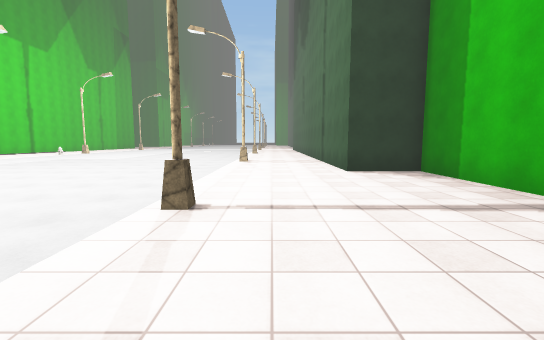
View 1 (above)

24 first-person views from a walk through a scene from a Unity 3-D project. The camera is 1.5 m above the floor, tilts 6° down and sees 90° across. The floor is counted in squares, 2 m on a side. Each view is taken from the middle of a square. On the plan, view 1 faces up. The plan holds only what a view shows up to about 10 squares ahead; the rest is blank. The place goes on beyond the plan. The player is left out. Some surface patterns are stand-ins.

View 2
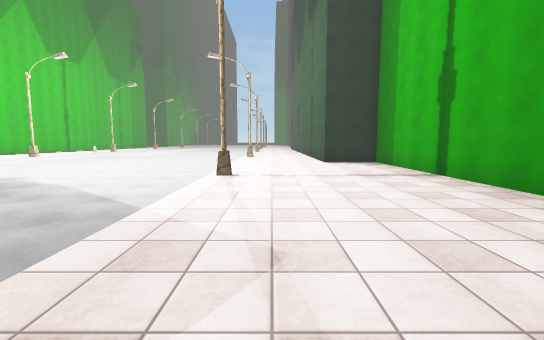

View 3
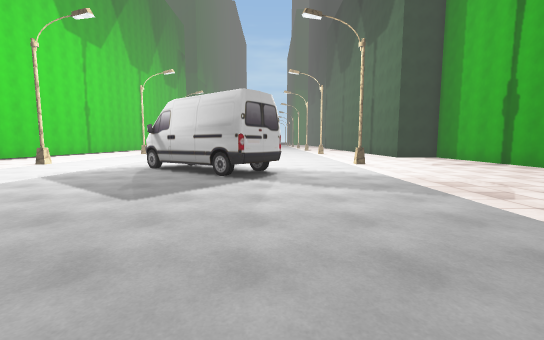

View 4
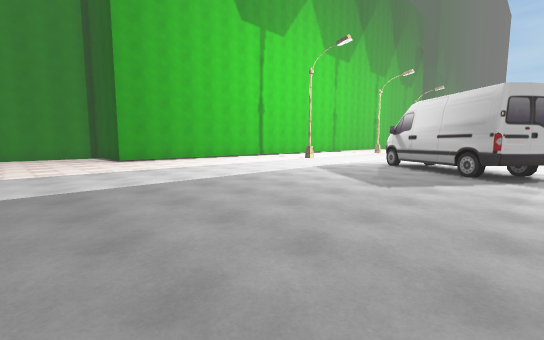

View 5
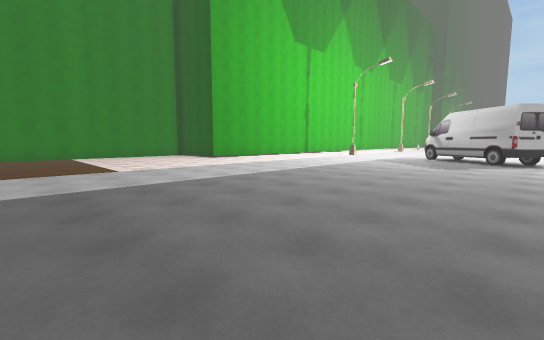

View 6
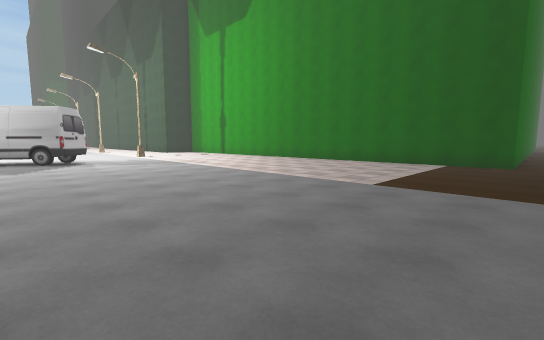

View 7
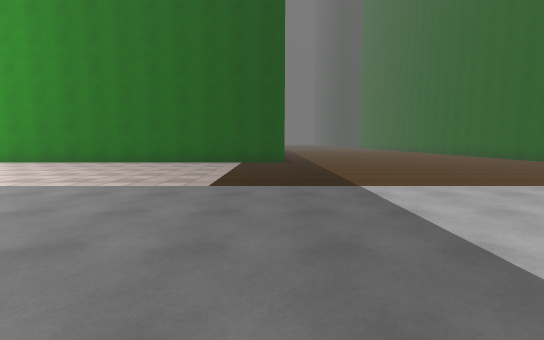

View 8
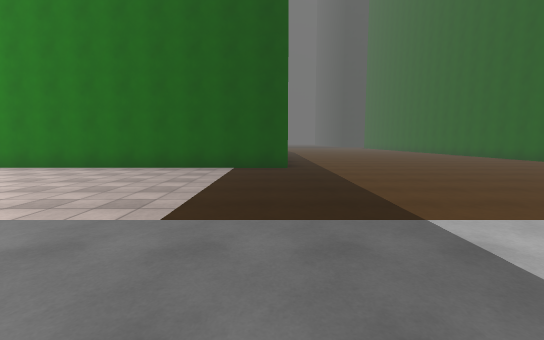

View 9
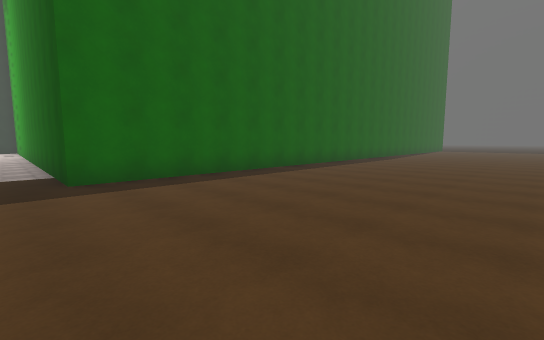

View 10
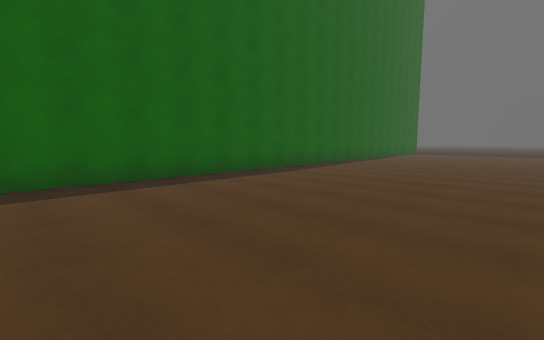

View 11
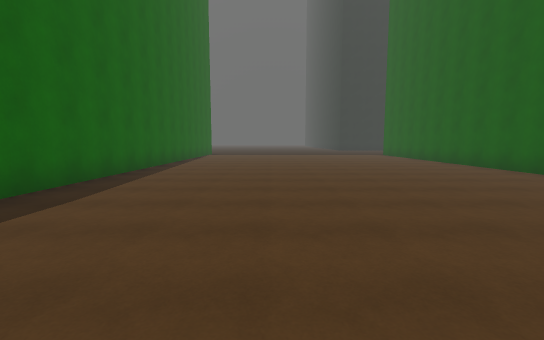

View 12
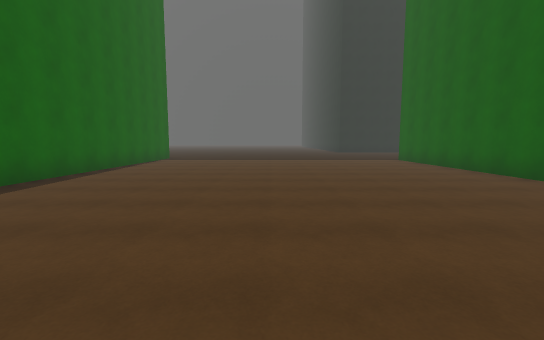

View 13
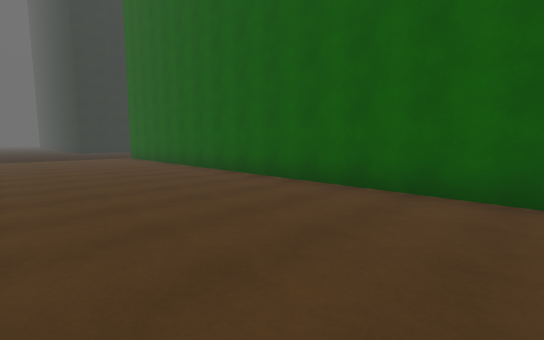

View 14
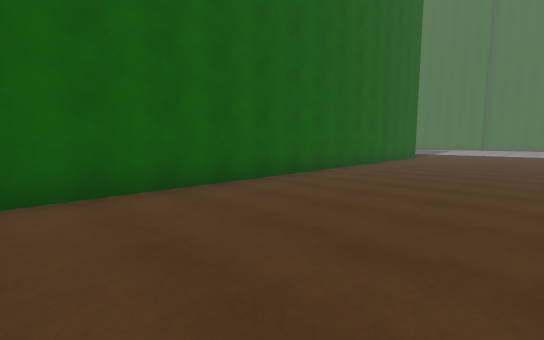

View 15
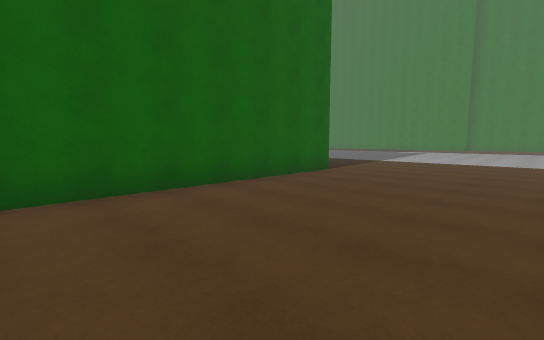

View 16
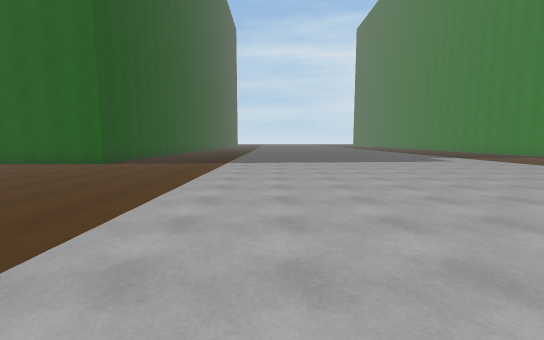

View 17
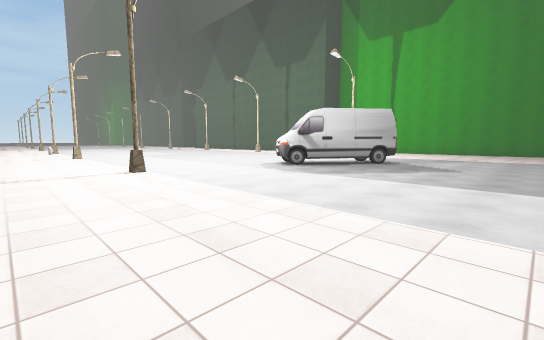

View 18
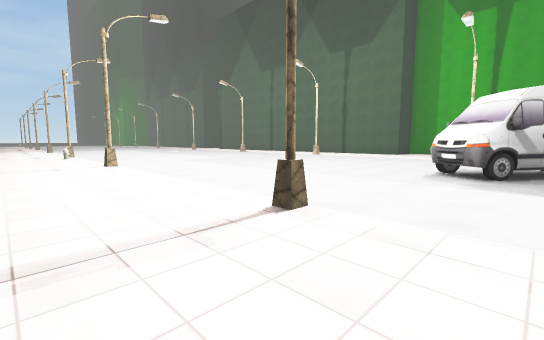

View 19
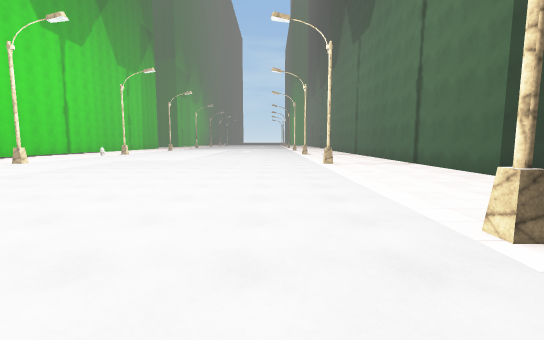

View 20
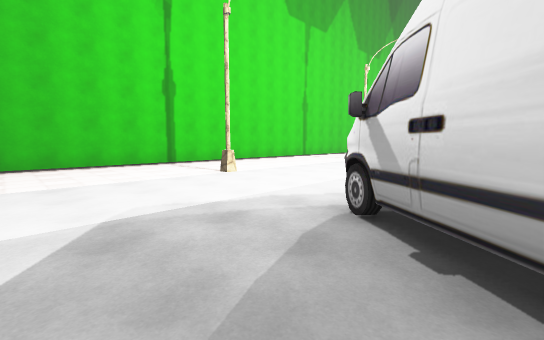

View 21
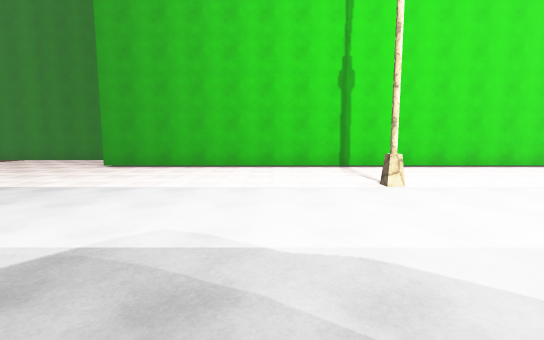

View 22
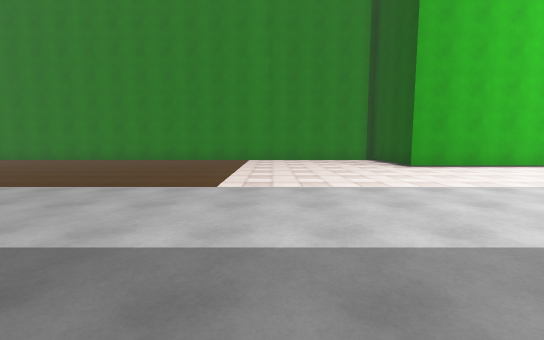

View 23
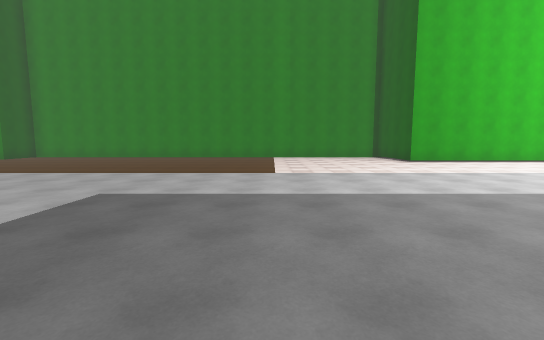

View 24
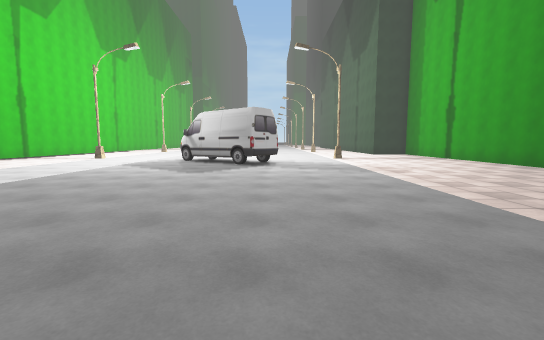

### Floor plan
Key: @ floor where view 1 was taken; # wall or solid block; . floor.
Columns run from 17 left of view 1 to 26 right of it. Each row starts with its distance up from view 1.
 11    ................#
 10    ..#..........#..#
  9   #................#
  8   #................#
  7   #................###
  6   #..................#
  5   #..................#
  4   #..................#
  3   #..#..........#....#
  2   #.......##.........#
  1   #........###.......#
  0   #.........##...@...#
 -1   #..................#
 -2   #..................#
 -3   #..................#
 -4 ###..................#
 -5 .....................#
 -6 .....................#
 -7 .....................#
 -8 .....................#
 -9 .....................#
-10 .....................######################
-11 ...........................................
-12 ..........  ...............................
-13 .........   ...............................
-14 ........   ................................
-15 .......   .................................
-16 ......   ...................................
-17 .....   ....................................
-18   ..   ....................................
-19       .....................................
-20      ......................................
-21      ...............#######################

Where each view was taken, in squares from view 1:
view 1: 0 up, 0 right, facing up
view 2: 3 down, 0 right, facing up
view 3: 6 down, 4 left, facing up
view 4: 7 down, 4 left, facing up-left
view 5: 11 down, 4 left, facing up-left
view 6: 11 down, 6 left, facing up-right
view 7: 10 down, 6 left, facing right
view 8: 10 down, 4 left, facing right
view 9: 16 down, 3 right, facing up-right
view 10: 16 down, 9 right, facing up-right
view 11: 14 down, 11 right, facing right
view 12: 15 down, 15 right, facing right
view 13: 16 down, 13 right, facing down-right
view 14: 16 down, 16 right, facing down-left
view 15: 16 down, 9 right, facing down-left
view 16: 11 down, 3 left, facing down
view 17: 4 down, 14 left, facing up-right
view 18: 1 up, 14 left, facing up-right
view 19: 1 up, 3 left, facing up
view 20: 1 down, 6 left, facing up-left
view 21: 1 up, 7 left, facing left
view 22: 8 down, 7 left, facing left
view 23: 9 down, 5 left, facing left
view 24: 9 down, 4 left, facing up
